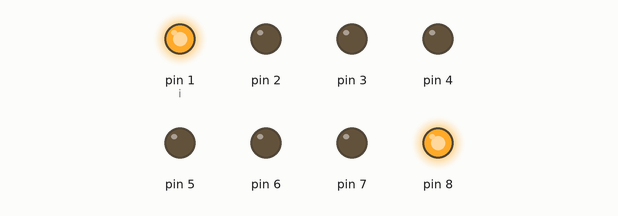
Simulated run of this sketch. Board: Arduino Uno, built with avr-gcc and run on an emulated ATmega328P. Parts: output pins drawn as LEDs (lit = HIGH).

Above: at 1.0 s.
At 3.0 s:
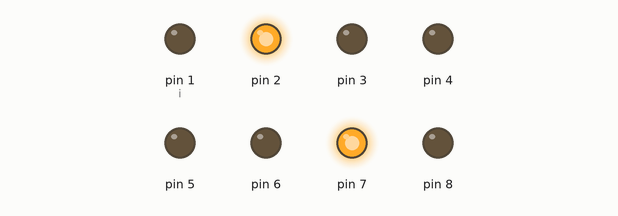
At 5.0 s:
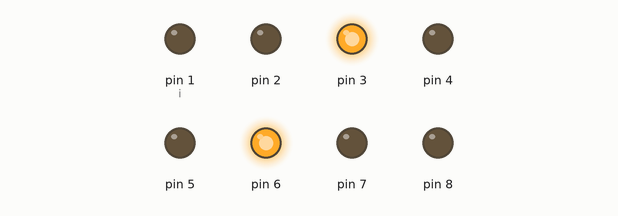
At 7.0 s:
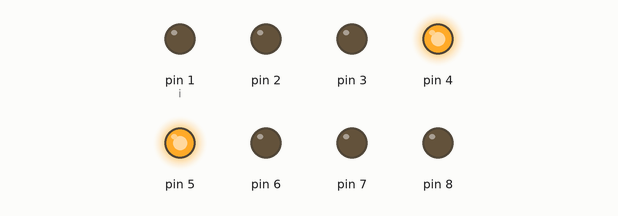
Timing chart, 0 to 10.4 s (numbered marks = the images above):
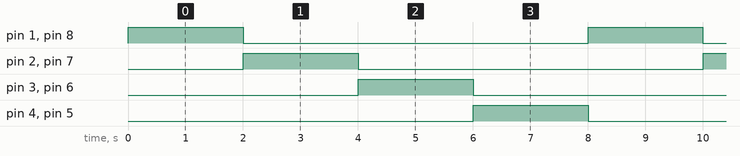

Measured:
- by itself, pin 1 (i), pin 2–8: alternates HIGH for 2.0 s and LOW for 6.0 s
- by itself, everything shown: repeats every 8.0 s, in 5 steps

The sketch:

convergence.ino
```cpp
void setup() {
  pinMode(1,OUTPUT);
  pinMode(2,OUTPUT);
  pinMode(3,OUTPUT);
  pinMode(4,OUTPUT);
  pinMode(5,OUTPUT);
  pinMode(6,OUTPUT);
  pinMode(7,OUTPUT);
  pinMode(8,OUTPUT);
  // put your setup code here, to run once:

}

void loop() {
  int i=1;
  for(int j=8; j>=5;j--)
  {
    digitalWrite(i,HIGH);
    digitalWrite(j,HIGH);
    delay(2000);

    digitalWrite(i,LOW);
    digitalWrite(j,LOW);
    i++;


  }

  // put your main code here, to run repeatedly:

}
```
